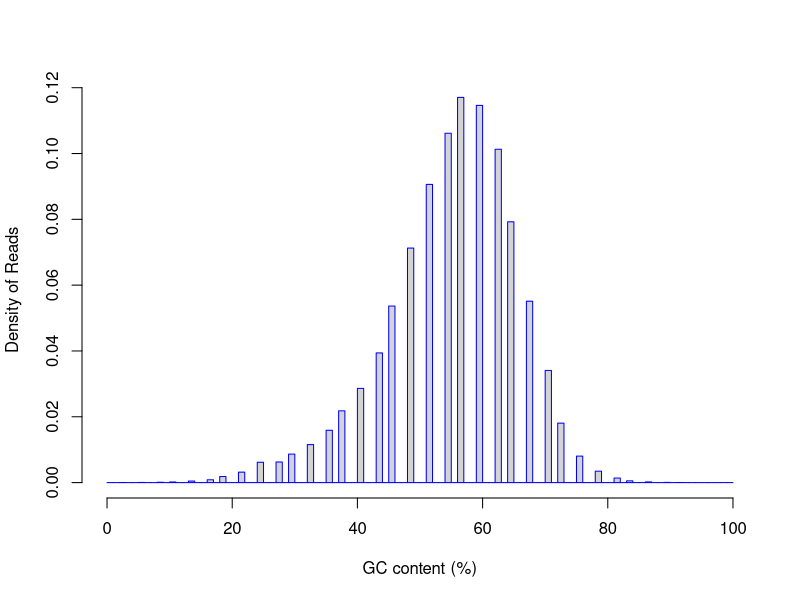

Reproduce this figure in R.
pdf("qc/rseqc/S2.DRSC.14-rep1.readgc.GC_plot.pdf")
gc=rep(c(56.76,45.95,67.57,62.16,54.05,37.84,59.46,43.24,70.27,48.65,35.14,18.92,51.35,40.54,75.68,64.86,72.97,29.73,27.03,32.43,24.32,21.62,13.51,83.78,78.38,81.08,16.22,5.41,86.49,10.81,8.11,91.89,89.19,2.70,0.00,97.30,94.59,100.00),times=c(1383719,634250,651612,1197532,1255024,257797,1355016,465828,402925,842438,187978,21771,1071161,338463,95152,936797,213584,102335,73930,136551,73047,37551,5458,6291,41010,16358,10145,398,2393,2240,1161,238,797,237,32,21,59,5))
hist(gc,probability=T,breaks=100,xlab="GC content (%)",ylab="Density of Reads",border="blue",main="")
dev.off()
